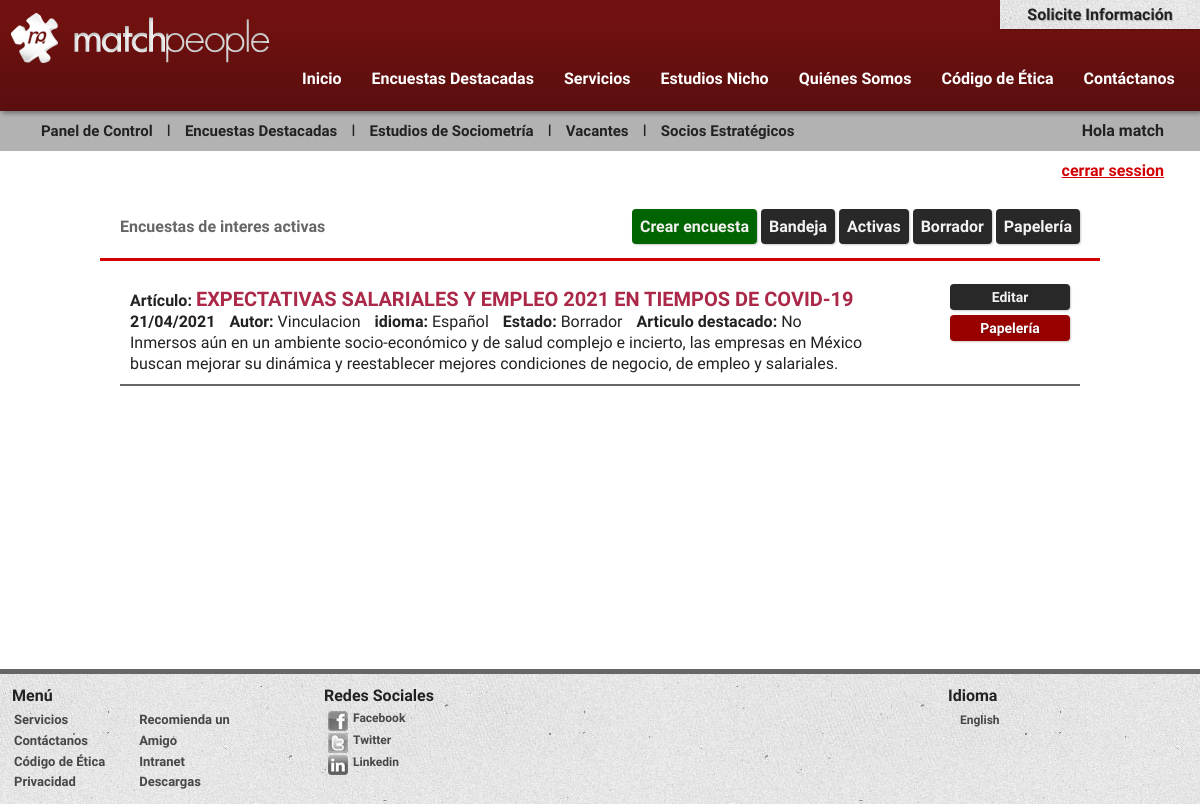
Page /matchpeople/borrador_encuesta.php (signed in) on the committed database.
### tables this page shows
CREATE TABLE `encuesta` (
  `id` int(11) NOT NULL,
  `nomencuesta` varchar(150) NOT NULL,
  `balaso` varchar(250) NOT NULL,
  `descripcion` varchar(400) NOT NULL,
  `documento` varchar(200) NOT NULL,
  `imagen` varchar(150) NOT NULL,
  `alt` varchar(150) NOT NULL,
  `keywords` varchar(150) NOT NULL,
  `file` varchar(150) NOT NULL,
  `autor` varchar(100) NOT NULL,
  `idiomaId` int(10) NOT NULL,
  `estatusId` int(10) NOT NULL,
  `papeleria` int(10) NOT NULL,
  `destacado` int(10) NOT NULL,
  `fecha` date NOT NULL
);

### matchpeople/borrador_encuesta.php (the view, shortened to what this page needs)
<!doctype html>
<html>
<head>
<?php include("header.php");?>
<div id="contenido">
	<?php include("menus/menu_vacantes.php");?>
  <div class="titulosec" >
	  Encuestas de interes activas
		<?php include("menus/menu_encuestas.php");?>
  </div>
  <div class="ochenta centar" >
		<?php
			include("clavesbd.php");
			$con = mysqli_connect($servername, $username, $password, $dbname);
			mysqli_set_charset($con,"utf8");
		 $sql = "SELECT * FROM encuesta where estatusId = 2 AND papeleria != 1 ";
					$result = mysqli_query($con, $sql);
					if (mysqli_num_rows($result) > 0) {
						while($row = mysqli_fetch_assoc($result)) {
							$TituloEncuesta =  $row['nomencuesta'];
							$balaso = $row['balaso'];
							$newDate = $row['fecha'];
							$autor = $row['autor'];
							$idiomaId = $row['idiomaId'];
							$estatusId = $row['estatusId'];
							$destacado = $row['destacado'];
							$Fecha = date("d/m/Y", strtotime($newDate));
							$TituloEncuesta = strtoupper($TituloEncuesta);
						echo "<form class='box_vacante' action='editar_encuesta.php?id=".$row['id']."' enctype='multipart/form-data' method='POST'>";?>
						<div class='col1 ochenta'>
							<strong>Artículo:</strong> <span class='h2'><?php echo"$TituloEncuesta"; ?></span>
							<br><strong><?php echo"$Fecha"; ?></strong>
							<strong class='izquierdo'> Autor: </strong>
							<?php echo"$autor"; ?>
						 	<strong class='izquierdo'>idioma: </strong>
						 	<?php if ($idiomaId != "1") { $idioma =" Ingles";} else {$idioma ="Español";}  echo"$idioma"; ?>
						 	<strong class='izquierdo'>Estado: </strong>
						 	<?php if ($estatusId != "1") { $estatus ="Borrador";} else {$estatus ="Publicado";} echo"$estatus"; ?>
						 	<strong class='izquierdo'>Articulo destacado: </strong>
						 	<?php if ($destacado != "1") { $destacado2 ="No";} else {$destacado2 ="Si";} echo"$destacado2"; ?>
						 	<br>
						 	<?php echo"$balaso"; ?>
					 	</div>
						<div class='col2'>
							<input class='btn2 alignCenter' type='submit' value='Editar' name='btn_submit'style='width: 120px;'>
							<input class='btn3 alignCenter' type='submit' value='Papelería' name='btn_submit' style='width: 120px;'>
						</div>
						</form>
				<?php	}	} else { echo "<h3>No hay borradores </h3>"; }mysqli_close($con); ?>
  </div>
</div>
<?php include ("footer.php");?>

### matchpeople/css/boilerplate.css (style rules this page uses)
html { font-size: 100%; -webkit-text-size-adjust: 100%; -ms-text-size-adjust: 100%; }
html, button, input, select, textarea { font-family: 'Open Sans Condensed', 'Arial Narrow', serif; color: #222; }
body { margin: 0; font-size: 1em; line-height: 1.3; font-family: 'Open Sans Condensed', 'Arial Narrow', serif; -webkit-font-smoothing: antialiased; -moz-font-smoothing: antialiased; font-smoothing: antialiased; }
b, strong { font-weight: bold; }
form { margin: 0; }
button, input, select, textarea { font-size: 100%; margin: 0; vertical-align: baseline; *vertical-align: middle; }
button, input { line-height: normal; }
button, input[type="button"], input[type="reset"], input[type="submit"] { cursor: pointer; -webkit-appearance: button; *overflow: visible; }

### matchpeople/css/main.css (style rules this page uses)
#contenido { display: inline-block; width: 100%; margin-top: 0px; }
@media only screen and (min-width: 482px) { #contenido { display: inline-block; width: 100%; margin-top: 0px; } }
@media only screen and (min-width: 769px) { #contenido { display: inline-block; width: 100%; margin-top: 0px; } }

### matchpeople/css/espacios.css (style rules this page uses)
body { margin: 0px; padding: 0px; }
.ochenta { width: 80% }
.izquierdo { margin-left: 10px; }
.centar { width: 80%; margin: 0 auto; text-align: center; }

### matchpeople/css/aaestudios.css (style rules this page uses)
@media only screen and (min-width: 760px) { .izquierdo { margin-left: 10px; } }

### matchpeople/css/vacante.css (style rules this page uses)
.box_vacante { margin: 0; border-bottom: #666 solid 2px; width: 100%; display: inline-block; }
.box_vacante .col2 { float: right; padding: 0px; }
.titulosec { border-bottom-width: 8px; border-bottom: rgba(211,0,3,1.00) solid; color: rgba(102,102,102,1.00); width: 80%; padding: 20px; margin: 15px auto; font-weight: 900; }
.col1 { display: block; padding: 10px; text-align: left; float: left; }
.col2 { display: block; width: 130px; padding: 10px; float: left; }
.h2 { font-size: 20px; font-weight: 900; color: #ab2848; text-transform: uppercase; }
.alignCenter { top: 50%; display: inherit; text-align: center; }

### matchpeople/css/botones.css (style rules this page uses)
.btn2 { background-color: #292828; color: #F3F1F1; margin: 8px 0px 5px 0px; font-weight: 800; border: 0; -moz-box-shadow: 1px 1px 2px rgba(0,0,0,0.2); -webkit-box-shadow: 1px 1px 2px rgba(0,0,0,0.2); box-shadow: 1px 1px 2px rgba(0,0,0,0.2); }
.btn3 { color: #FFF; margin: 0px 0px 10px 0px; padding: 5px 10px; font-weight: 900; background-color: #900; font-size: 14px; border: 0px; -moz-box-shadow: 1px 1px 2px rgba(0,0,0,0.2); -webkit-box-shadow: 1px 1px 2px rgba(0,0,0,0.2); box-shadow: 1px 1px 2px rgba(0,0,0,0.2); text-shadow: 1px 1px 1px rgba(0,0,0,0.2); cursor: pointer }

### matchpeople/css/forms.css (style rules this page uses)
input { color: #333; padding: 5px; font-size: 14px; }

### matchpeople/css/background.css (style rules this page uses)
html, body { height:100%; }

### matchpeople/css/validador.css (style rules this page uses)
input[type=submit] { border-radius: 4px; }

### rows in the picture
encuesta: nomencuesta "EXPECTATIVAS SALARIALES Y EMPLEO 2021 EN TIEMPOS DE COVID-19", fecha "21/04/2021", autor "Vinculacion", idiomaId "Español", estatusId "Borrador", destacado "No", balaso "Inmersos aún en un ambiente socio-económico y de salud complejo e incierto, las empresas en México buscan mejorar su dinámica y reestablecer mejores condiciones de negocio, de empleo y salariales."

### other values in the picture
$autor "match"
